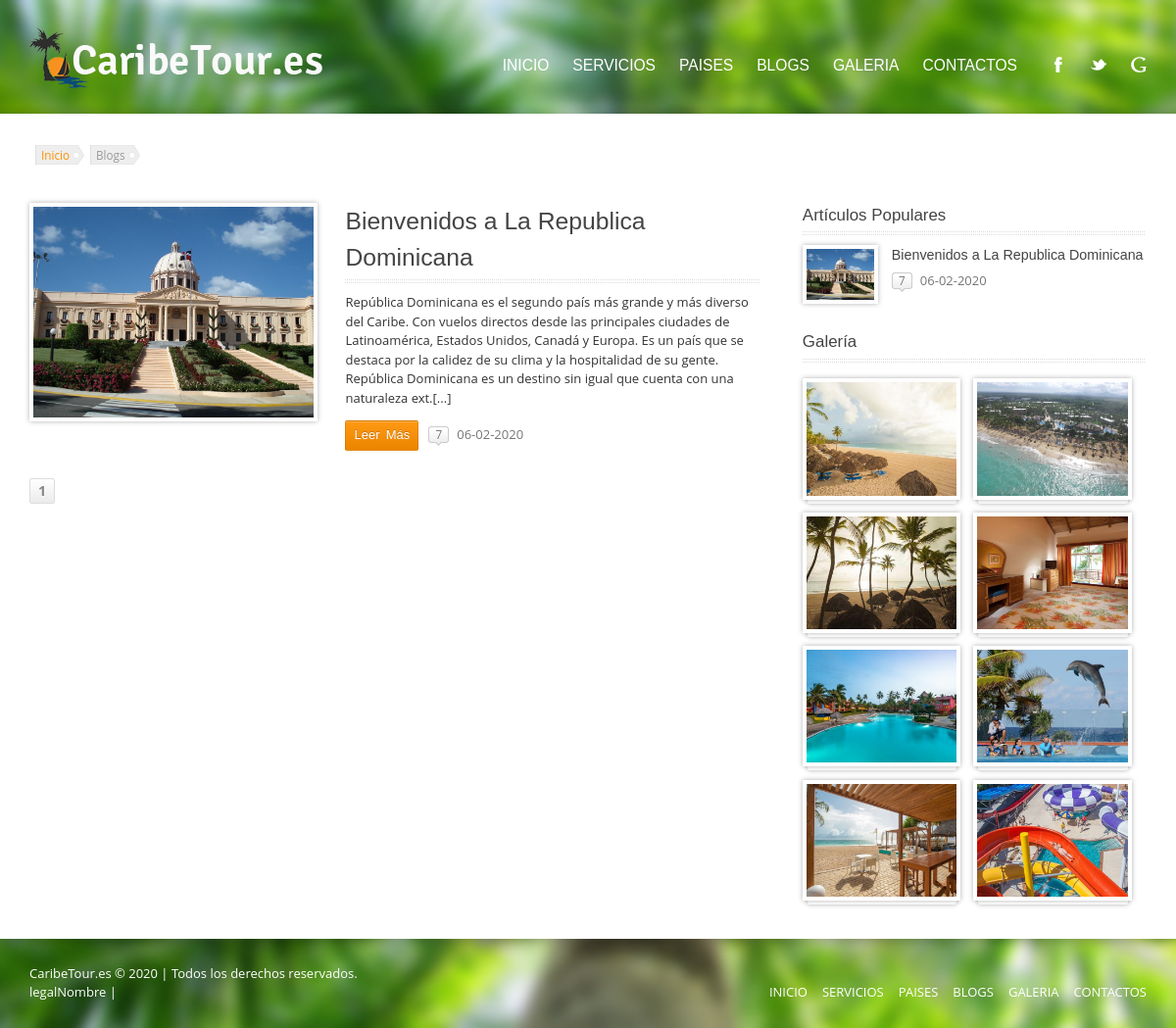
The app's page /vista/frontend/blogs.php with its own data.
### tables this page shows
CREATE TABLE IF NOT EXISTS `blogs` (
  `idblog` int(11) NOT NULL AUTO_INCREMENT,
  `nombre` varchar(50) NOT NULL,
  `slug` varchar(50) NOT NULL,
  `metaDescripcion` varchar(255) DEFAULT NULL,
  `metaKeyWords` varchar(255) DEFAULT NULL,
  `descripcion` text,
  `srcImagen` varchar(255) DEFAULT NULL,
  `idUsuario` int(11) NOT NULL COMMENT 'el autor del post',
  `idEstado` int(11) NOT NULL DEFAULT '1',
  `fechaAlta` timestamp NOT NULL DEFAULT CURRENT_TIMESTAMP,
  `fechaUpdate` timestamp NULL DEFAULT NULL ON UPDATE CURRENT_TIMESTAMP,
  PRIMARY KEY (`idblog`)
);

CREATE TABLE IF NOT EXISTS `imagenes` (
  `idImagen` int(11) NOT NULL AUTO_INCREMENT,
  `idProducto` int(11) NOT NULL,
  `srcImagen` varchar(255) NOT NULL,
  `fechaAlta` timestamp NOT NULL DEFAULT CURRENT_TIMESTAMP,
  `fehaUpdate` timestamp NULL DEFAULT NULL ON UPDATE CURRENT_TIMESTAMP,
  PRIMARY KEY (`idImagen`)
);

### vista/frontend/blogs.php (the view, shortened to what the rows shown need)
<?php
require_once "../../AutoLoader/autoLoader.php";
$filtro = [
        ['idEstado', '=', 1]
];
$blogC = new BlogController;
$blogList = $blogC->select($filtro);
$util = new Util;
$blogsPopulares = $util->getBlogsPopulares();
$imagenes = $util->getGaleriaBlog();
$blogTotales = count($blogList);
$mostrarItems = 1;
$pag = $_GET['pag'] ?? 1;
$pagTotal = ceil($blogTotales / $mostrarItems);
$pagActual = ($pag < 1 OR $pag > $pagTotal) ? 1 : $pag;
$mostrarDesde = ($pagActual - 1) * $mostrarItems;
$mostrarBlogs = array_slice($blogList, $mostrarDesde, $mostrarItems);
?>
<!DOCTYPE html>
<html lang="es-ES">
    <head>
        <link rel='stylesheet' id='colorbox-css'  href='<?=PATHFRONTEND ?>css/colorbox.css?ver=3.7.1' type='text/css' media='all' />
        <link rel='stylesheet' id='jquery-ui-datepicker-css'  href='<?=PATHFRONTEND ?>css/datepicker.css?ver=3.7.1' type='text/css' media='all' />
        <link rel='stylesheet' id='general-css'  href='<?=PATHFRONTEND ?>css/style.css?ver=3.7.1' type='text/css' media='all' />
    </head>
    <body class="home page page-id-96 page-template-default">
        <div class="container site-container">
            <section class="container site-content">
                <div class="row">
                    <div class="column eightcol">
                        <div class="blog-listing">
                            <?php
                            foreach ($mostrarBlogs as $blog) {
                                $fechaAlta = date('d-m-Y', strtotime($blog->getFechaAlta()));
                            ?>
                            <article class="post type-post status-publish format-standard hentry category-guides post clearfix">
                                <div class="column fivecol post-featured-image">
                                    <div class="featured-image">
                                        <a hreflang="es" type="text/html" charset="iso-8859-1" href="blogs/<?= $blog->getSlug() ?>"><img width="440" height="299" src="<?=PATHFRONTEND ?>img/<?= $blog->getSrcImagen() ?>" alt="<?= $blog ?>" title="<?= $blog ?>" /></a>
                                    </div>
                                </div>
                                <div class="column sevencol last">
                                    <div class="post-content">
                                        <div class="section-title">
                                            <h1>
                                                <a hreflang="es" type="text/html" charset="iso-8859-1" href="blogs/<?= $blog->getSlug() ?>" title="<?= $blog ?>"><?= $blog ?></a>
                                            </h1>
                                        </div>
                                        <p><?php echo substr($blog->getDescripcion(), 0, 400); ?>.[...]</p>
                                        <footer class="post-footer clearfix">
                                            <a hreflang="es" type="text/html" charset="iso-8859-1" href="blogs/<?= $blog->getSlug() ?>" class="button small"><span>Leer M&aacute;s</span></a>
                                            <div class="post-comment-count" title="Comentarios"><?= count($blog->getComentarios()); ?></div>
                                            <div class="post-info"><time datetime="<?= $fechaAlta ?>" title="Fecha de Publicaci&oacute;n"><?= $fechaAlta ?></time></div>
                                        </footer>
                                    </div>
                                </div>
                            </article>
                            <?php } ?>
                        </div>
                    </div>
                    <aside class="column fourcol last">
                        <div class="widget widget-selected-posts">
                            <?php
                            foreach($blogsPopulares as $blog) {
                                $fechaAlta = date('d-m-Y', strtotime($blog->getFechaAlta()));
                            ?>
                            <article class="post clearfix">
                                <div class="post-featured-image">
                                    <div class="featured-image">
                                        <a hreflang="es" type="text/html" charset="iso-8859-1" href="blogs/<?= $blog->getSlug() ?>"><img width="440" height="299" src="<?=PATHFRONTEND ?>img/<?= $blog->getSrcImagen() ?>" class="attachment-normal wp-post-image" alt="<?= $blog ?>" title="<?= $blog ?>" /></a>
                                    </div>
                                </div>
                                <div class="post-content">
                                    <h6 class="post-title"><a hreflang="es" type="text/html" charset="iso-8859-1" href="blogs/<?= $blog->getSlug() ?>" title="<?= $blog ?>"><?= $blog ?></a></h6>
                                    <footer class="post-footer clearfix">
                                        <div class="post-comment-count" title="Comentarios"><?= count($blog->getComentarios()); ?></div>
                                        <div class="post-info">
                                            <time datetime="<?= $fechaAlta ?>" title="Fecha de Publicaci&oacute;n"><?= $fechaAlta ?></time>
                                        </div>
                                    </footer>
                                </div>
                            </article>
                            <?php } ?>
                        </div>
                        <div class="widget widget_text">
                            <div class="textwidget">
                                <div class="items-grid">
                                    <?php
                                    $i=1;
                                    foreach ($imagenes as $imagen){
                                        $last = "";
                                        if($i++ % 2 == 0){
                                            $last = "last";
                                        }
                                    ?>
                                    <div class="column gallery-item sixcol <?= $last ?>">
                                        <div class="featured-image">
                                            <a href="<?=PATHFRONTEND ?>img/<?= $imagen->srcImagen ?>" class="colorbox " data-group="gallery-111" title="<?= $imagen->nombre ?>"><img width="440" height="330" src="<?=PATHFRONTEND ?>img/<?= $imagen->srcImagen ?>" class="attachment-preview wp-post-image" alt="<?= $imagen->nombre ?>" title="<?= $imagen->nombre ?>" /></a>
                                        </div>
                                    </div>
                                    <?php } ?>
                                </div>
                            </div>
                        </div>
                    </aside>
                </div>
            </section>
        </div>
    </body>
</html>

### records on screen
blogs: srcImagen (picture), nombre "Bienvenidos a La Republica Dominicana", descripcion "República Dominicana es el segundo país más grande y más diverso del Caribe. Con vuelos directos desde las principales ciudades de Latinoamérica, Estados Unidos, Canadá y Europa. Es un país que se destaca por la calidez de su clima y la hospitalidad de su gente. República Dominicana es un destino sin igual que cuenta con una naturaleza ext", count($blog->getComentarios()) "7", fechaAlta "06-02-2020"
imagenes: srcImagen (picture)
imagenes: srcImagen (picture)
imagenes: srcImagen (picture)
imagenes: srcImagen (picture)
imagenes: srcImagen (picture)
imagenes: srcImagen (picture)
imagenes: srcImagen (picture)
imagenes: srcImagen (picture)
